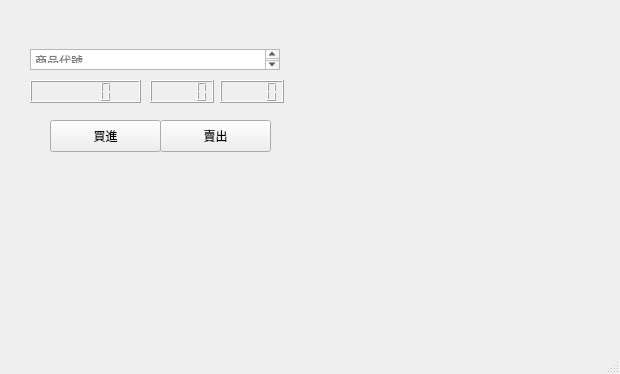
<?xml version="1.0" encoding="UTF-8"?>
<ui version="4.0">
 <class>MainWindow</class>
 <widget class="QMainWindow" name="MainWindow">
  <property name="geometry">
   <rect>
    <x>0</x>
    <y>0</y>
    <width>620</width>
    <height>374</height>
   </rect>
  </property>
  <property name="font">
   <font>
    <family>Apple LiGothic</family>
   </font>
  </property>
  <property name="windowTitle">
   <string>Shioaji - Trader</string>
  </property>
  <widget class="QWidget" name="centralwidget">
   <property name="sizePolicy">
    <sizepolicy hsizetype="Expanding" vsizetype="Expanding">
     <horstretch>0</horstretch>
     <verstretch>0</verstretch>
    </sizepolicy>
   </property>
   <property name="mouseTracking">
    <bool>false</bool>
   </property>
   <property name="autoFillBackground">
    <bool>true</bool>
   </property>
   <widget class="QWidget" name="horizontalLayoutWidget">
    <property name="geometry">
     <rect>
      <x>10</x>
      <y>10</y>
      <width>601</width>
      <height>311</height>
     </rect>
    </property>
    <layout class="QHBoxLayout" name="horizontalLayout">
     <item>
      <widget class="QWidget" name="widget" native="true">
       <property name="enabled">
        <bool>true</bool>
       </property>
       <widget class="QTextEdit" name="textEdit">
        <property name="geometry">
         <rect>
          <x>20</x>
          <y>39</y>
          <width>250</width>
          <height>21</height>
         </rect>
        </property>
        <property name="locale">
         <locale language="English" country="UnitedStates"/>
        </property>
        <property name="inputMethodHints">
         <set>Qt::ImhUppercaseOnly</set>
        </property>
        <property name="acceptRichText">
         <bool>true</bool>
        </property>
        <property name="placeholderText">
         <string>商品代號</string>
        </property>
       </widget>
       <widget class="QPushButton" name="bidButton">
        <property name="geometry">
         <rect>
          <x>40</x>
          <y>110</y>
          <width>111</width>
          <height>32</height>
         </rect>
        </property>
        <property name="text">
         <string>買進</string>
        </property>
       </widget>
       <widget class="QLCDNumber" name="total_vol">
        <property name="geometry">
         <rect>
          <x>210</x>
          <y>70</y>
          <width>64</width>
          <height>23</height>
         </rect>
        </property>
       </widget>
       <widget class="QLCDNumber" name="curr_price">
        <property name="geometry">
         <rect>
          <x>20</x>
          <y>70</y>
          <width>111</width>
          <height>23</height>
         </rect>
        </property>
       </widget>
       <widget class="QPushButton" name="askButton">
        <property name="geometry">
         <rect>
          <x>150</x>
          <y>110</y>
          <width>111</width>
          <height>32</height>
         </rect>
        </property>
        <property name="text">
         <string>賣出</string>
        </property>
       </widget>
       <widget class="QLCDNumber" name="diff_price">
        <property name="geometry">
         <rect>
          <x>140</x>
          <y>70</y>
          <width>64</width>
          <height>23</height>
         </rect>
        </property>
       </widget>
      </widget>
     </item>
    </layout>
   </widget>
  </widget>
  <widget class="QMenuBar" name="menubar">
   <property name="geometry">
    <rect>
     <x>0</x>
     <y>0</y>
     <width>620</width>
     <height>22</height>
    </rect>
   </property>
  </widget>
  <widget class="QStatusBar" name="statusbar"/>
 </widget>
 <resources/>
 <connections/>
</ui>
